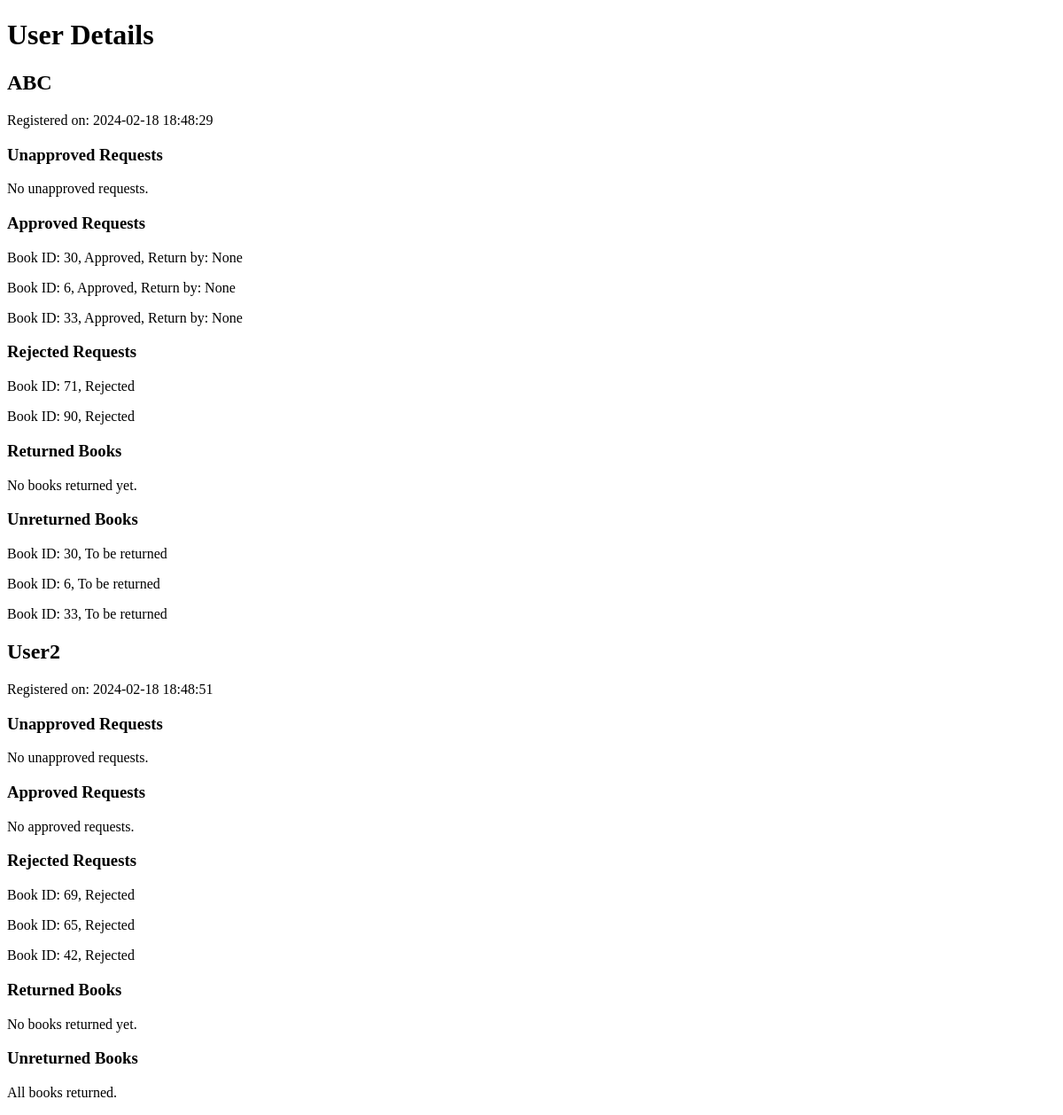
The page /users/details on the database as committed earlier.
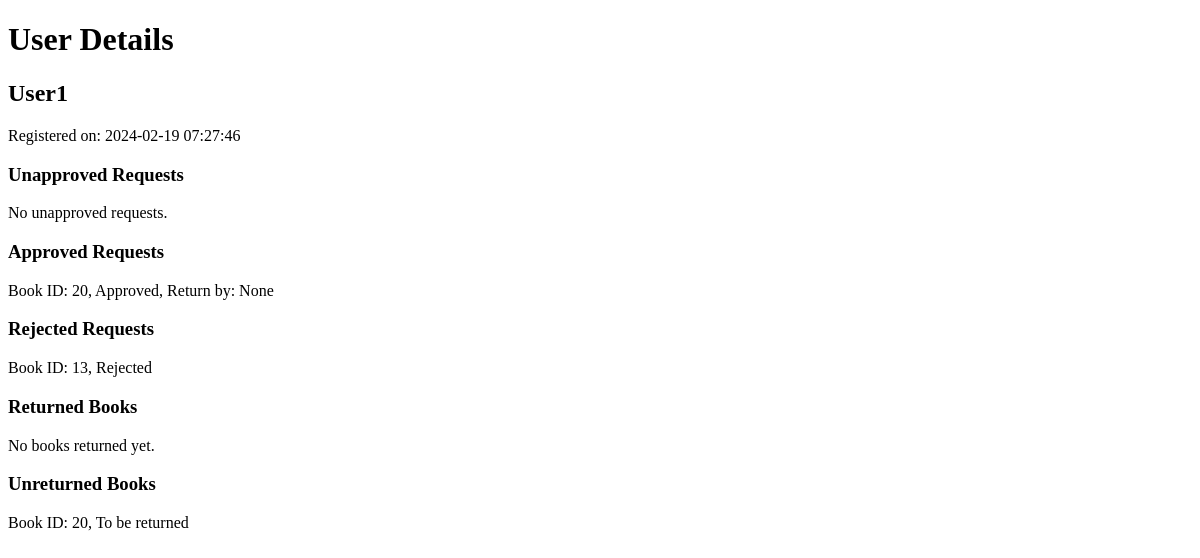
The same page on the database as committed later.
### models.py (models this page shows, shortened)
class User(db.Model):
    __table_name__ = "user"
    id = Column(Integer, primary_key=True)
    username = Column(String(50), unique=True, nullable=False)
    password = Column(String(50), nullable=False)
    email = Column(String(100), unique=True, nullable=True)
    t_register = Column(DateTime, default=datetime.utcnow)
    is_librarian = Column(Boolean, default=False)
    is_admin = Column(Boolean, default=False)
    user_books = db.relationship('UserBook', back_populates='user', lazy=True)

class UserBook(db.Model):
    __tablename__ = "userbook"
    id = Column(Integer, primary_key=True)
    user_id = Column(Integer, ForeignKey('user.id'), nullable=False)
    book_id = Column(Integer, ForeignKey('book.id'), nullable=False)
    t_request = Column(DateTime, default=datetime.utcnow, nullable=False)
    t_return = Column(DateTime, nullable=True)
    t_deadline = Column(DateTime, nullable=True)
    is_approved = Column(Boolean, default=False)
    is_rejected = Column(Boolean, default=False)
    user = db.relationship('User', back_populates='user_books')
    book = db.relationship('Book', back_populates='user_books')

### app.py (the view)
@app.route('/users/details', methods=['GET'])
def view_users_details():
    users = User.query.filter(User.is_librarian == False, User.is_admin == False).all()
    if not users:
        return render_template('librarian/user_details.html', message="There are no active users registered.")
    for user in users:
        user.unapproved_requests = UserBook.query.filter_by(user_id=user.id, is_approved=False, is_rejected=False).all()
        user.approved_requests = UserBook.query.filter_by(user_id=user.id, is_approved=True).all()
        user.rejected_requests = UserBook.query.filter_by(user_id=user.id, is_rejected=True).all()
        user.returned_books = UserBook.query.filter(UserBook.user_id == user.id, UserBook.t_return.isnot(None)).all()
        user.unreturned_books = UserBook.query.filter_by(user_id=user.id, is_approved=True, t_return=None).all()
    return render_template('librarian/user_details.html', users=users)

### templates/librarian/user_details.html (shortened to what this page needs)
<!DOCTYPE html>
<html lang="en">
<head>
</head>
<body>
    <h1>User Details</h1>
    {% for user in users %}
        <h2>{{ user.username }}</h2>
        <p>Registered on: {{ user.t_register.strftime('%Y-%m-%d %H:%M:%S') }}</p>
        <h3>Unapproved Requests</h3>
        {% for request in user.unapproved_requests %}
            <p>Book ID: {{ request.book_id }}, Requested On: {{ request.t_request }}</p>
        {% else %}
            <p>No unapproved requests.</p>
        {% endfor %}
        <h3>Approved Requests</h3>
        {% for request in user.approved_requests %}
            <p>Book ID: {{ request.book_id }}, Approved, Return by: {{ request.t_return }}</p>
        {% else %}
            <p>No approved requests.</p>
        {% endfor %}
        <h3>Rejected Requests</h3>
        {% for request in user.rejected_requests %}
            <p>Book ID: {{ request.book_id }}, Rejected</p>
        {% else %}
            <p>No rejected requests.</p>
        {% endfor %}
        <h3>Returned Books</h3>
        {% for request in user.returned_books %}
            <p>Book ID: {{ request.book_id }}, Returned On: {{ request.t_return }}</p>
        {% else %}
            <p>No books returned yet.</p>
        {% endfor %}
        <h3>Unreturned Books</h3>
        {% for request in user.unreturned_books %}
            <p>Book ID: {{ request.book_id }}, To be returned</p>
        {% else %}
            <p>All books returned.</p>
        {% endfor %}
    {% endfor %}
</body>
</html>

Rows that differ between the two databases and show on the page:
no longer on this page (row edited): User: username "ABC", t_register "2024-02-18 18:48:29", UserBook (book_id "30", t_return "None"), UserBook (book_id "6", t_return "None")
removed UserBook: book_id "33", t_return "None"
removed UserBook: book_id "71", shown under "ABC"
removed UserBook: book_id "90", shown under "ABC"
removed User: username "User2", t_register "2024-02-18 18:48:51"
removed UserBook: book_id "69", shown under "User2"
removed UserBook: book_id "65", shown under "User2"
removed UserBook: book_id "42", shown under "User2"
now on this page (row edited): User: username "User1", t_register "2024-02-19 07:27:46", UserBook (book_id "20", t_return "None"), UserBook (book_id "13")
